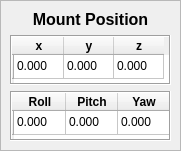
   <widget class="QFrame" name="frame_mountPos">
    <property name="geometry">
     <rect>
      <x>480</x>
      <y>10</y>
      <width>181</width>
      <height>151</height>
     </rect>
    </property>
    <property name="frameShape">
     <enum>QFrame::StyledPanel</enum>
    </property>
    <property name="frameShadow">
     <enum>QFrame::Raised</enum>
    </property>
    <widget class="QWidget" name="layoutWidget">
     <property name="geometry">
      <rect>
       <x>10</x>
       <y>10</y>
       <width>161</width>
       <height>131</height>
      </rect>
     </property>
     <layout class="QVBoxLayout" name="verticalLayout_15">
      <item>
       <widget class="QLabel" name="label_mountPosition">
        <property name="text">
         <string>&lt;html&gt;&lt;head/&gt;&lt;body&gt;&lt;p align=&quot;center&quot;&gt;&lt;span style=&quot; font-size:12pt; font-weight:600;&quot;&gt;Mount Position&lt;/span&gt;&lt;/p&gt;&lt;/body&gt;&lt;/html&gt;</string>
        </property>
       </widget>
      </item>
      <item>
       <layout class="QVBoxLayout" name="verticalLayout_14">
        <item>
         <widget class="QTableWidget" name="table_mountPos_xyz">
          <property name="sizePolicy">
           <sizepolicy hsizetype="Minimum" vsizetype="Minimum">
            <horstretch>0</horstretch>
            <verstretch>0</verstretch>
           </sizepolicy>
          </property>
          <property name="frameShape">
           <enum>QFrame::Box</enum>
          </property>
          <property name="frameShadow">
           <enum>QFrame::Sunken</enum>
          </property>
          <property name="lineWidth">
           <number>1</number>
          </property>
          <property name="verticalScrollBarPolicy">
           <enum>Qt::ScrollBarAlwaysOff</enum>
          </property>
          <property name="horizontalScrollBarPolicy">
           <enum>Qt::ScrollBarAlwaysOff</enum>
          </property>
          <property name="sizeAdjustPolicy">
           <enum>QAbstractScrollArea::AdjustIgnored</enum>
          </property>
          <property name="selectionMode">
           <enum>QAbstractItemView::NoSelection</enum>
          </property>
          <property name="iconSize">
           <size>
            <width>0</width>
            <height>0</height>
           </size>
          </property>
          <property name="horizontalScrollMode">
           <enum>QAbstractItemView::ScrollPerPixel</enum>
          </property>
          <property name="wordWrap">
           <bool>true</bool>
          </property>
          <property name="cornerButtonEnabled">
           <bool>false</bool>
          </property>
          <attribute name="horizontalHeaderDefaultSectionSize">
           <number>50</number>
          </attribute>
          <attribute name="horizontalHeaderShowSortIndicator" stdset="0">
           <bool>false</bool>
          </attribute>
          <attribute name="verticalHeaderDefaultSectionSize">
           <number>24</number>
          </attribute>
          <row>
           <property name="text">
            <string/>
           </property>
          </row>
          <column>
           <property name="text">
            <string>x</string>
           </property>
           <property name="font">
            <font>
             <weight>75</weight>
             <bold>true</bold>
            </font>
           </property>
          </column>
          <column>
           <property name="text">
            <string>y</string>
           </property>
           <property name="font">
            <font>
             <weight>75</weight>
             <bold>true</bold>
            </font>
           </property>
          </column>
          <column>
           <property name="text">
            <string>z</string>
           </property>
           <property name="font">
            <font>
             <weight>75</weight>
             <bold>true</bold>
            </font>
           </property>
          </column>
          <item row="0" column="0">
           <property name="text">
            <string>0.000</string>
           </property>
          </item>
          <item row="0" column="1">
           <property name="text">
            <string>0.000</string>
           </property>
          </item>
          <item row="0" column="2">
           <property name="text">
            <string>0.000</string>
           </property>
          </item>
         </widget>
        </item>
        <item>
         <widget class="QTableWidget" name="table_mountPos_rpy">
          <property name="sizePolicy">
           <sizepolicy hsizetype="Minimum" vsizetype="Minimum">
            <horstretch>0</horstretch>
            <verstretch>0</verstretch>
           </sizepolicy>
          </property>
          <property name="frameShape">
           <enum>QFrame::Box</enum>
          </property>
          <property name="frameShadow">
           <enum>QFrame::Sunken</enum>
          </property>
          <property name="lineWidth">
           <number>1</number>
          </property>
          <property name="verticalScrollBarPolicy">
           <enum>Qt::ScrollBarAlwaysOff</enum>
          </property>
          <property name="horizontalScrollBarPolicy">
           <enum>Qt::ScrollBarAlwaysOff</enum>
          </property>
          <property name="sizeAdjustPolicy">
           <enum>QAbstractScrollArea::AdjustIgnored</enum>
          </property>
          <property name="selectionMode">
           <enum>QAbstractItemView::NoSelection</enum>
          </property>
          <property name="iconSize">
           <size>
            <width>0</width>
            <height>0</height>
           </size>
          </property>
          <property name="horizontalScrollMode">
           <enum>QAbstractItemView::ScrollPerPixel</enum>
          </property>
          <property name="wordWrap">
           <bool>true</bool>
          </property>
          <property name="cornerButtonEnabled">
           <bool>false</bool>
          </property>
          <attribute name="horizontalHeaderDefaultSectionSize">
           <number>52</number>
          </attribute>
          <attribute name="horizontalHeaderShowSortIndicator" stdset="0">
           <bool>false</bool>
          </attribute>
          <attribute name="verticalHeaderDefaultSectionSize">
           <number>24</number>
          </attribute>
          <row>
           <property name="text">
            <string/>
           </property>
          </row>
          <column>
           <property name="text">
            <string>Roll</string>
           </property>
           <property name="font">
            <font>
             <weight>75</weight>
             <bold>true</bold>
            </font>
           </property>
          </column>
          <column>
           <property name="text">
            <string>Pitch</string>
           </property>
           <property name="font">
            <font>
             <weight>75</weight>
             <bold>true</bold>
            </font>
           </property>
          </column>
          <column>
           <property name="text">
            <string>Yaw</string>
           </property>
           <property name="font">
            <font>
             <weight>75</weight>
             <bold>true</bold>
            </font>
           </property>
          </column>
          <item row="0" column="0">
           <property name="text">
            <string>0.000</string>
           </property>
          </item>
          <item row="0" column="1">
           <property name="text">
            <string>0.000</string>
           </property>
          </item>
          <item row="0" column="2">
           <property name="text">
            <string>0.000</string>
           </property>
          </item>
         </widget>
        </item>
       </layout>
      </item>
     </layout>
    </widget>
   </widget>
